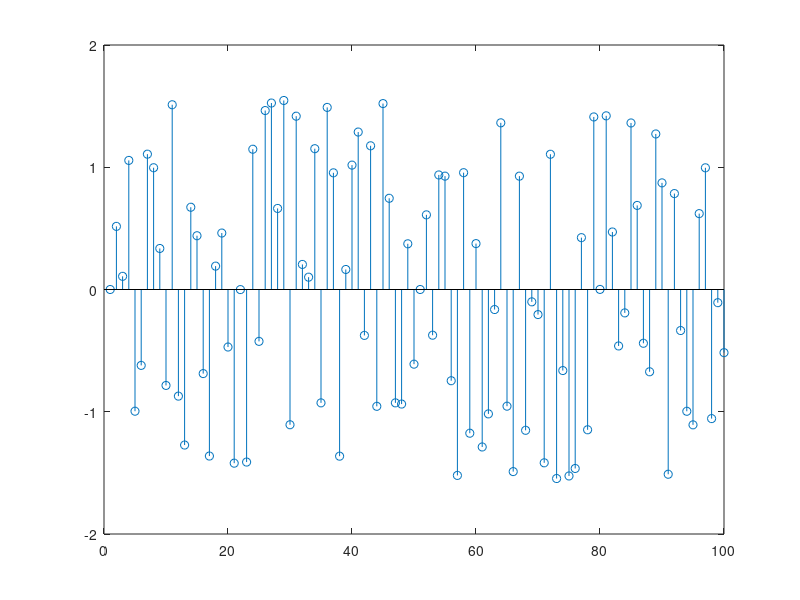

This figure's MATLAB source:
1;

fm = 100;
dx = 1/fm;
x = 0:dx:1-dx;

f = 4;
phi = 10;
y = sin(2*pi*f*x+phi);
N = length(x);
df = fm/N;


S = fft(y)/N;
stem(atan(imag(S)./real(S)));


if (f*df == floor(f*df))
    muestra = S(f*df)
else
    disp("La fase esta repartida entre los adyacentes");
    muestra = (S(floor(f*df)) + S(ceil(f*df)))/2
end

atan(imag(muestra)/real(muestra))
pause;
